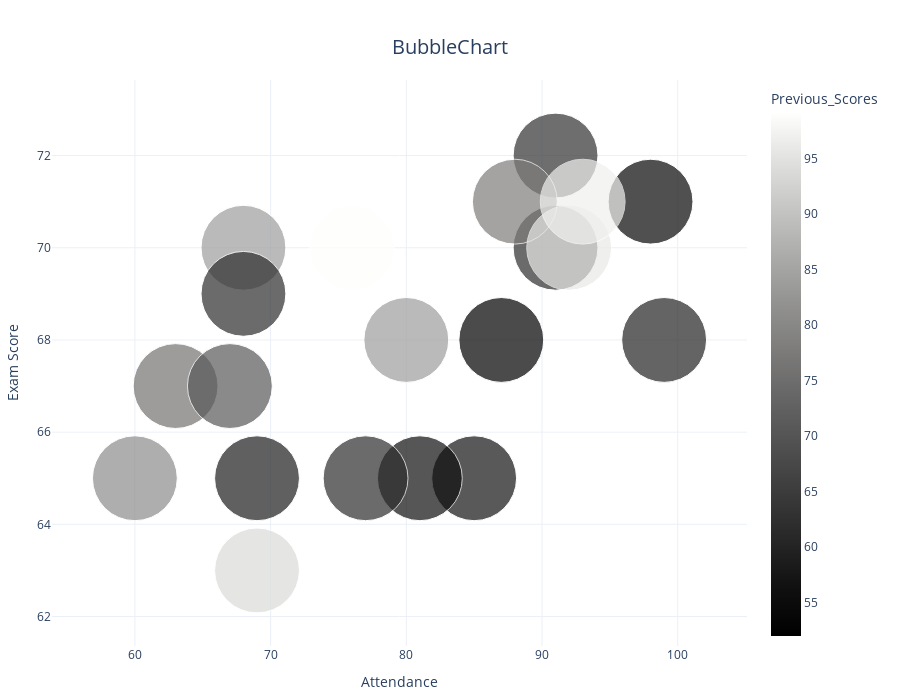

Notebook code for this chart:
### Code cell
import matplotlib.pyplot as plt
import plotly.express as px
df_sorted = data.sort_values(by='Sleep_Hours', ascending=False).head(20)
fig = px.scatter(df_sorted, 
    x='Attendance',                   
    y='Exam_Score',                  
    size='Sleep_Hours',    
    color='Previous_Scores',       
    hover_data=['Attendance', 'Exam_Score', 'Sleep_Hours', 'Previous_Scores'],  
    title='BubbleChart',
    size_max=60,            
    color_continuous_scale='gray')
fig.update_layout(
    xaxis_title='Attendance',
    yaxis_title='Exam Score',
     title=dict(
        text='BubbleChart',
        font=dict(size=20),     
        x=0.5,                     
        xanchor='center',      
        yanchor='top'),
    width=900, height=700,      
    margin=dict(l=40, r=40, t=80, b=40), 
    template='plotly_white')
fig.show()

### Figure 1 — Plotly figure (JSON) as saved in the notebook; plotly's stock layout.template omitted (floating-point values rounded to 4 significant figures)
{"data": [{"customdata": [[10, 99], [10, 84], [10, 57], [10, 54], [10, 84], [10, 63], [10, 62], [10, 56], [10, 60], [10, 52], [10, 62], [10, 81], [10, 78], [10, 59], [10, 62], [10, 76], [10, 71], [10, 96], [10, 97], [10, 94]], "hovertemplate": "Attendance=%{x}<br>Exam_Score=%{y}<br>Sleep_Hours=%{customdata[0]}<br>Previous_Scores=%{marker.color}<extra></extra>", "legendgroup": "", "marker": {"color": [99, 84, 57, 54, 84, 63, 62, 56, 60, 52, 62, 81, 78, 59, 62, 76, 71, 96, 97, 94], "coloraxis": "coloraxis", "size": [10, 10, 10, 10, 10, 10, 10, 10, 10, 10, 10, 10, 10, 10, 10, 10, 10, 10, 10, 10], "sizemode": "area", "sizeref": 0.002778, "symbol": "circle"}, "mode": "markers", "name": "", "orientation": "v", "showlegend": false, "type": "scatter", "x": [76, 68, 85, 98, 80, 91, 91, 81, 99, 87, 68, 60, 88, 69, 77, 63, 67, 92, 93, 69], "xaxis": "x", "y": [70, 70, 65, 71, 68, 72, 70, 65, 68, 68, 69, 65, 71, 65, 65, 67, 67, 70, 71, 63], "yaxis": "y"}], "layout": {"coloraxis": {"colorbar": {"title": {"text": "Previous_Scores"}}, "colorscale": [[0, "rgb(0, 0, 0)"], [0.09091, "rgb(16, 16, 16)"], [0.1818, "rgb(38, 38, 38)"], [0.2727, "rgb(59, 59, 59)"], [0.3636, "rgb(81, 80, 80)"], [0.4545, "rgb(102, 101, 101)"], [0.5455, "rgb(124, 123, 122)"], [0.6364, "rgb(146, 146, 145)"], [0.7273, "rgb(171, 171, 170)"], [0.8182, "rgb(197, 197, 195)"], [0.9091, "rgb(224, 224, 223)"], [1, "rgb(254, 254, 253)"]]}, "height": 700, "legend": {"itemsizing": "constant", "tracegroupgap": 0}, "margin": {"b": 40, "l": 40, "r": 40, "t": 80}, "title": {"font": {"size": 20}, "text": "BubbleChart", "x": 0.5, "xanchor": "center", "yanchor": "top"}, "width": 900, "xaxis": {"anchor": "y", "autorange": false, "domain": [0, 1], "range": [53.89, 105.1], "title": {"text": "Attendance"}, "type": "linear"}, "yaxis": {"anchor": "x", "autorange": false, "domain": [0, 1], "range": [61.36, 73.64], "title": {"text": "Exam Score"}, "type": "linear"}}}
